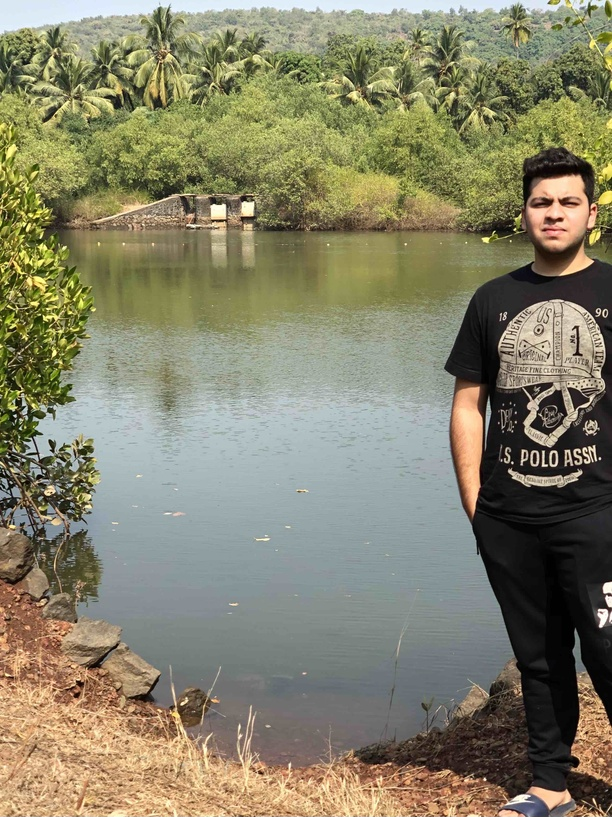
//> input picture images/align/md_rotate.jpg, 612 x 817 px, shrunk from 2546 x 3395 before the run
$ ./alignTest   (built with g++ and OpenCV 4)
//> lines starting //> are read from the running program, lines starting //| are printed output that depends on the picture
### src/imgLog/imgLog.hpp
#ifndef IMAGE_LOG_HPP
#define IMAGE_LOG_HPP

#include <string>
#include <opencv2/core/mat.hpp>
#include <opencv2/imgcodecs.hpp>

using namespace std;
using namespace cv;

class ImageLog {
    private:

    const string logDir;
    int counter;
    bool imgLog, addCounterToImageName;

    static ImageLog *logger;

    ImageLog();

    public:

    ~ImageLog();

    inline void enableLogging(bool imgLog_) {imgLog = imgLog_;}

    inline bool enabled() {return imgLog;}

    inline void shouldAddCounterToImageName(bool addCounterToImageName_) {
        addCounterToImageName = addCounterToImageName_;
    }

    void logImage(
        const Mat &image,
        const string imageName = "image"
    );

    static ImageLog& getLogger();
};

#endif

### src/align/align.hpp
#ifndef ALIGN_HPP
#define ALIGN_HPP

#include <opencv2/core/mat.hpp>
#include <utility/utility.hpp>

using namespace cv;

/** Maximum Number of Features */
const int MAX_FEATURES = 500;

/** Fraction of matches to remove */
const double GOOD_MATCH_PERCENT = 0.15f;

/**
 * Align the provided image with the referenced image. Each image
 * contains a person (different people most probably), bounding
 * boxes of the person in first image and bounding of the person
 * in the second image are also provided so that we may not consider
 * that region while aligning the provided image with the reference image.
 *
 * @param imgToAlign Image which is to be aligned, it is in BGR format, this
 * image is itself modified
 * @param imgReference Reference image, it is in BGR format
 * @param bodyAlign Bounding Box of the person in the image which is to be aligned
 * @param bodyReference Bounding Box of the person in the reference image
 */
void alignImage(
    Mat &imgToAlign,
    const Mat &imgReference,
    const BoundingBox &bodyAlign,
    const BoundingBox &bodyReference
);

#endif

### src/faceBodyDetect/haarCascade.hpp
#ifndef HAAR_CASCADE_HPP
#define HAAR_CASCADE_HPP

#include <opencv2/core/mat.hpp>
#include <opencv2/objdetect.hpp>
#include <string>
#include "faceBodyDetect/faceBodyDetection.hpp"
#include "utility/utility.hpp"

using namespace std;
using namespace cv;

/** Haar Cascade based Face Detection Algorithm */
class HaarCascade : public FaceBodyDetection {

	private:

	/** Location of Face Cascade in the Filesystem */
	const string faceCasecadeLoc;

	/** scaleFactor used in Haar-Cascade Detection */
	float scale;

	/** Face Cascade Classifier */
	CascadeClassifier faceCascade;

	public:

	/** Default Constructor */
	HaarCascade();

	/** Constructor with scale */
	HaarCascade(float scale);

	/** Destructor */
	virtual ~HaarCascade();

	/**
	 * Detect a Face and Body in the provided image
	 *
	 * @param img The image in BGR format
	 * @return Bounding Boxes for the Face and Body
	 */
	virtual FaceBodyBoundingBoxes detect(const Mat &img);
};

#endif

### src/utility/utility.hpp
#ifndef UTILITY_HPP
#define UTILITY_HPP

#include <opencv2/core/types.hpp>

struct Position {
    /** row and column */
    int r, c;

    /** Construct Position using row and column values */
    Position(int r_, int c_);

    /** Copy Constructor */
    Position(const Position &pos);

    /** Destructor */
    ~Position();

    /** Copy Assignment Operator */
    const Position& operator= (const Position &pos);

    /** Conversion to object of Opencv Point class */
    operator cv::Point();
};

struct BoundingBox {
    /** Top left and Bottom right positions */
    Position topLeft, bottomRight;

    /** Construct BoundingBox Top left and Bottom right positions */
    BoundingBox(
        const Position &topLeft_,
        const Position &bottomRight_
    );

    /** Copy Constructor */
    BoundingBox(const BoundingBox &boundingBox);

    /** Destructor */
    ~BoundingBox();

    /** Copy Assignment Operator */
    const BoundingBox& operator= (const BoundingBox &boundingBox);
};

struct FaceBodyBoundingBoxes {
    /** Bounding Boxes for Face and Body */
    BoundingBox face, body;

    /**
     * Construct FaceBodyBoundingBoxes using bounding boxes
     * for face and body
     */
    FaceBodyBoundingBoxes(
        const BoundingBox &face_,
        const BoundingBox &body_
    );

    /** Copy Constructor */
    FaceBodyBoundingBoxes(const FaceBodyBoundingBoxes &faceBody);

    /** Destructor */
    ~FaceBodyBoundingBoxes();

    /** Copy Assignment Operator */
    const FaceBodyBoundingBoxes& operator= (
        const FaceBodyBoundingBoxes &faceBody
    );
};

struct MatchedKeypoints {Position pos1, pos2;};

#endif

### src/faceBodyDetect/faceBodyDetection.hpp
#ifndef FACE_BODY_DETECTION_HPP
#define FACE_BODY_DETECTION_HPP

#include <opencv2/core/mat.hpp>
#include "utility/utility.hpp"

using namespace cv;

/** Face and Body Detection */
class FaceBodyDetection {

    public:

    /** Constructor */
    FaceBodyDetection() {}

    /** Virtual Destructor */
    virtual ~FaceBodyDetection() {}

    /**
     * Detect a Face and Body in the provided image
     *
     * @param img The image in BGR format
     * @return Bounding Boxes for the Face and Body
     */
    virtual FaceBodyBoundingBoxes detect(const Mat &img) = 0;
};

#endif

### src/faceBodyDetect/faceBodyDetect.hpp
#ifndef COLOR_CORRECT_HPP
#define COLOR_CORRECT_HPP

/**
 * This is the header file you want to import if you
 * want all the functionality of Face Body Detection
 */

#include <faceBodyDetect/faceBodyDetection.hpp>
#include <faceBodyDetect/haarCascade.hpp>

#endif

### src/imgLog/imgLog.cpp
#include <string>
#include <opencv2/core/mat.hpp>
#include <opencv2/imgcodecs.hpp>
#include <imgLog/imgLog.hpp>

using namespace std;
using namespace cv;

ImageLog* ImageLog::logger = nullptr;

ImageLog::ImageLog():
    logDir("logs/"), counter(0),
    imgLog(false), addCounterToImageName(true) {}

void ImageLog::logImage(
    const Mat &image,
    const string imageName
) {
    string addCounter = "";
    if(addCounterToImageName)
        addCounter += "_" + to_string(counter);

    if(imgLog)
        imwrite(logDir + imageName + addCounter + ".jpg", image);

    counter ++;
}

ImageLog& ImageLog::getLogger() {
    if(logger == nullptr)
        logger = new ImageLog();

    return *logger;
}

### src/utility/utility.cpp
#include <opencv2/core/types.hpp>
#include <utility/utility.hpp>

/** Position */

Position::Position(int r_, int c_):
    r(r_), c(c_) {}

Position::Position(const Position &pos):
    r(pos.r), c(pos.c) {}

Position::Position(): r(0), c(0) {}

Position::~Position() {}

const Position& Position::operator= (const Position &pos) {
    r = pos.r, c = pos.c;
    return *this;
}

Position::operator cv::Point() const {
    return cv::Point(c, r);
}

/** BoundingBox */

BoundingBox::BoundingBox(
    const Position &topLeft_,
    const Position &bottomRight_
):
    topLeft(topLeft_), bottomRight(bottomRight_) {}

BoundingBox::BoundingBox(const BoundingBox &boundingBox):
    topLeft(boundingBox.topLeft),
    bottomRight(boundingBox.bottomRight) {}

BoundingBox::BoundingBox() {}

BoundingBox::~BoundingBox() {}

const BoundingBox& BoundingBox::operator= (const BoundingBox &boundingBox) {
    topLeft = boundingBox.topLeft;
    bottomRight = boundingBox.bottomRight;
    return *this;
}

/** FaceBodyBoundingBoxes */

FaceBodyBoundingBoxes::FaceBodyBoundingBoxes(
    const BoundingBox &face_,
    const BoundingBox &body_
):
    face(face_), body(body_) {}

// [4 lines left out: function FaceBodyBoundingBoxes, not called in this run]

FaceBodyBoundingBoxes::FaceBodyBoundingBoxes() {}

FaceBodyBoundingBoxes::~FaceBodyBoundingBoxes() {}

const FaceBodyBoundingBoxes& FaceBodyBoundingBoxes::operator= (
    const FaceBodyBoundingBoxes &faceBody
) {
    face = faceBody.face;
    body = faceBody.body;
    return *this;
}

### src/faceBodyDetect/haarCascade.cpp
#include <opencv2/core/mat.hpp>
#include <opencv2/objdetect.hpp>
#include <opencv2/imgproc.hpp>
#include <iostream>
#include <algorithm>
#include <cassert>
#include "faceBodyDetect/haarCascade.hpp"

using namespace std;
using namespace cv;

HaarCascade::HaarCascade() : scale(1.27) {

	// path of the face cascade
	string faceCascadePath =
		"/usr/local/share/opencv4/"
		"haarcascades/haarcascade_frontalface_alt.xml";

	// load the face cascade
	assert (faceCascade.load(faceCascadePath));
}

// [10 lines left out: function HaarCascade, not called in this run]

HaarCascade::~HaarCascade() {}

/** Comparator for sorting rectangles based on area */
static bool comparator(Rect &recta, Rect &rectb) {
	return recta.height * recta.width > recta.height * rectb.width;
}

FaceBodyBoundingBoxes HaarCascade::detect(const Mat &img) {

	Mat imgGray;
	cvtColor(img, imgGray, COLOR_BGR2GRAY);
	equalizeHist(imgGray, imgGray);

	// Detect faces
	std::vector <Rect> faces;
	faceCascade.detectMultiScale(imgGray, faces, scale);
	sort(faces.begin(), faces.end(), comparator);

	assert (faces.size() > 0);

	Rect bigFace = faces[0];

	Position faceTopLeft (
		bigFace.y,
		bigFace.x
	);

	Position faceBottomRight (
		bigFace.y + bigFace.height - 1,
		bigFace.x + bigFace.width - 1
	);

	Position bodyTopLeft (
		bigFace.y - bigFace.height,
		bigFace.x - bigFace.width
	);

	Position bodyBottomRight (
		img.size().height - 1,
		bigFace.x + 2 * bigFace.width
	);

	FaceBodyBoundingBoxes faceBodyBoundingBoxes (
		BoundingBox(faceTopLeft, faceBottomRight),
		BoundingBox(bodyTopLeft, bodyBottomRight)
	);

	return faceBodyBoundingBoxes;
}

### src/align/align.cpp
#include <vector>
#include <algorithm>
#include <opencv2/core/mat.hpp>
#include <opencv2/calib3d.hpp>
#include <opencv2/xfeatures2d.hpp>
#include <opencv2/features2d.hpp>
#include <opencv2/imgproc.hpp>
#include <imgLog/imgLog.hpp>
#include <align/align.hpp>

using namespace std;
using namespace cv;

/**
 * Prunes keypoints which are present in the bounding box
 *
 * @param keypoints Vector of keypoints, this itself is modified
 * @param body Body bounding box
 */
void prunePoints(
    vector<KeyPoint> &keypoints,
    const BoundingBox &body
) {
    Point2f topLeft(body.topLeft.c, body.topLeft.r);
    Point2f bottomRight(body.bottomRight.c, body.bottomRight.r);

    vector<KeyPoint> keyOut;

    for(const KeyPoint &keypoint : keypoints) {
        Point2f point = keypoint.pt;
        // Keypoint must lie outside of bounding box
        if(
            topLeft.x > point.x || point.x > bottomRight.x
            ||
            topLeft.y > point.y || point.y > bottomRight.y
        )
            keyOut.push_back(keypoint);
    }

    keypoints = keyOut;
}

/**
 * Prune the matches by removing a fraction of the least matched matches
 *
 * @param matches Vector of matches, this itself is modified
 * @param pruneFraction Fraction of least matched matches to remove
 */
void pruneMatches(
    vector<DMatch> &matches,
    double pruneFraction
) {
    const int numGoodMatches =
        static_cast<int>(matches.size() * pruneFraction);

    sort(matches.begin(), matches.end());
    matches.erase(matches.begin() + numGoodMatches, matches.end());
}

/**
 * Perform keypoint detection using ORB algorithm and prune results
 * based on the provided bounding box for the person body
 *
 * @param orb ORB algorithm interface
 * @param image The image, it is a Grayscale image
 * @param body The body bounding box
 * @param keypoints Keypoints would be outputted in this variable
 * @param descriptors Descriptors would be outputted in this variable
 */
void keypointDetection(
    Ptr<Feature2D> &orb, Mat &image, const BoundingBox &body,
    vector<KeyPoint> &keypoints, Mat &descriptors
) {
    orb->detect(image, keypoints);
    prunePoints(keypoints, body);
    orb->compute(image, keypoints, descriptors);
}

/**
 * Performs Keypoint Matching using Brute Force Matching
 * and prunes least matched matches
 *
 * @param descriptors1 Descriptors of the first image
 * @param descriptors2 Descriptors of the second image
 * @param matches Matches would be outputted in this variable
 */
void keypointMatching(
    Mat &descriptors1,
    Mat &descriptors2,
    vector<DMatch> &matches
) {
    Ptr<DescriptorMatcher> matcher =
        DescriptorMatcher::create("BruteForce-Hamming");

    matcher->match(descriptors1, descriptors2, matches, Mat());
    pruneMatches(matches, GOOD_MATCH_PERCENT);
}

void alignImage(
    Mat &imgToAlign,
    const Mat &imgReference,
    const BoundingBox &bodyAlign,
    const BoundingBox &bodyReference
) {
    Mat imgToAlignGray, imgReferenceGray;
    cvtColor(imgToAlign, imgToAlignGray, COLOR_BGR2GRAY);
    cvtColor(imgReference, imgReferenceGray, COLOR_BGR2GRAY);

    Ptr<Feature2D> orb = ORB::create(MAX_FEATURES);

    vector<KeyPoint> keypoints1, keypoints2;
    Mat descriptors1, descriptors2;
    keypointDetection(orb, imgToAlignGray, bodyAlign, keypoints1, descriptors1);
    keypointDetection(orb, imgReferenceGray, bodyReference, keypoints2, descriptors2);

    if(ImageLog::getLogger().enabled()) {
        Mat keypointImageAlign, keypointImageReference;
        Scalar color (0, 0, 255);

        drawKeypoints(imgToAlign, keypoints1, keypointImageAlign, color);
        ImageLog::getLogger().logImage(keypointImageAlign, "imageToAlignKey");

        drawKeypoints(imgReference, keypoints2, keypointImageReference, color);
        ImageLog::getLogger().logImage(keypointImageReference, "imageReferenceKey");
    }

    vector<DMatch> matches;
    keypointMatching(descriptors1, descriptors2, matches);

    if(ImageLog::getLogger().enabled()) {
        Mat matchImage;
        drawMatches(
            imgToAlign, keypoints1, imgReference, keypoints2,
            matches, matchImage
        );
        ImageLog::getLogger().logImage(matchImage, "matchImage");
    }

    vector<Point2f> points1, points2;
    for(size_t i = 0; i < matches.size(); i++ ) {
        points1.push_back(keypoints1[matches[i].queryIdx].pt);
        points2.push_back(keypoints2[matches[i].trainIdx].pt);
    }

    Mat homography = findHomography(points1, points2, RANSAC);
    warpPerspective(imgToAlign, imgToAlign, homography, imgReference.size());

    ImageLog::getLogger().logImage(imgToAlign, "alignedImage");
}

### src/test/align/alignTest.cpp
#include <iostream>
#include <opencv2/core/mat.hpp>
#include <opencv2/imgcodecs.hpp>
#include <opencv2/highgui.hpp>
#include <faceBodyDetect/faceBodyDetect.hpp>
#include <align/align.hpp>

using namespace std;
using namespace cv;

int main() {

    Mat imgToAlign = imread("images/align/md_rotate.jpg", IMREAD_COLOR);
//> imgToAlign is the input picture: 817 rows x 612 cols, CV_8UC3; mean B, G, R 106, 130.6, 133.6
    Mat imgReference = imread("images/align/md.jpg", IMREAD_COLOR);
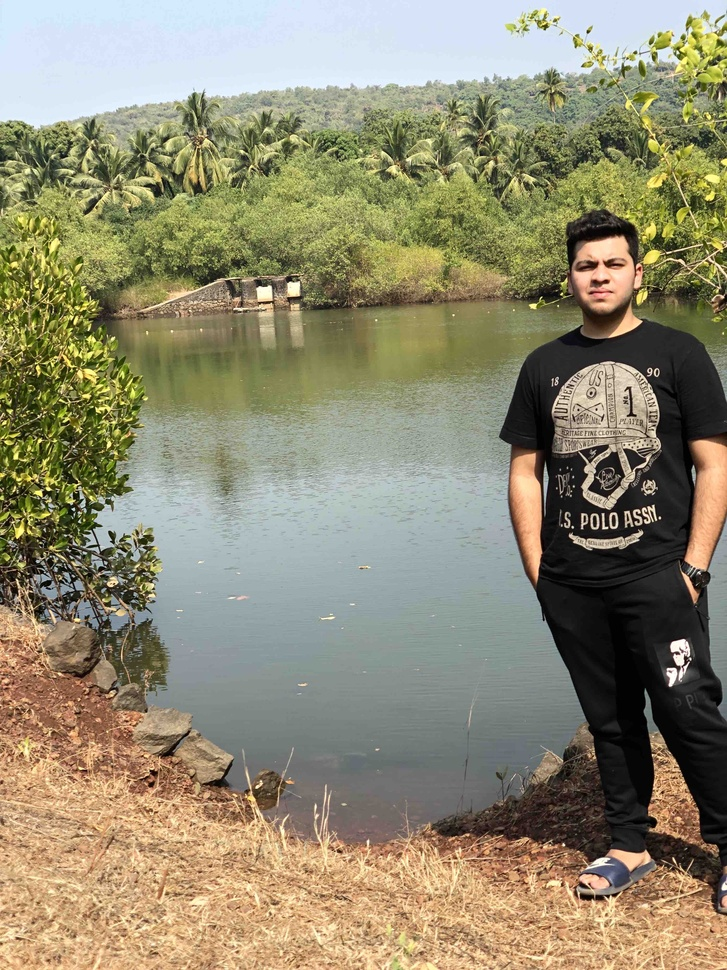
//> input picture images/align/md.jpg, 727 x 970 px, shrunk from 3024 x 4032 before the run
//> imgReference is the input picture: 970 rows x 727 cols, CV_8UC3; mean B, G, R 113.4, 138.7, 144.3

    assert (!imgToAlign.empty());
    assert (!imgReference.empty());

    Mat imageAlign = imgToAlign.clone();
    FaceBodyDetection *faceBodyDetection = new HaarCascade();
    FaceBodyBoundingBoxes faceBody1 = faceBodyDetection->detect(imageAlign);
//> in detect, `cvtColor(img, imgGray, COLOR_BGR2GRAY);`:
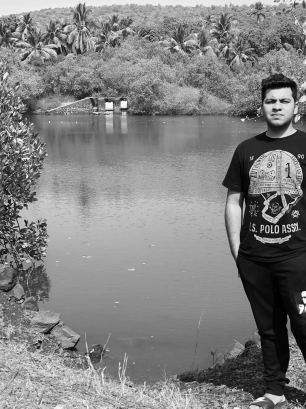
//> imgGray: 817 rows x 612 cols, CV_8UC1 (shown at 1/2 size); min 0, max 254, mean 128.7
//> in detect, `equalizeHist(imgGray, imgGray);`:
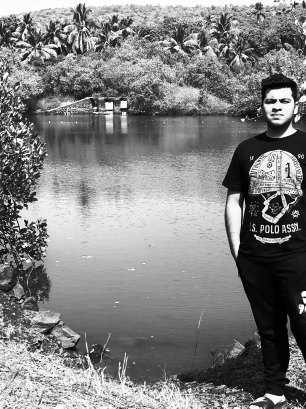
//> imgGray: 817 rows x 612 cols, CV_8UC1 (shown at 1/2 size); min 0, max 255, mean 128.2
//> in detect, `faceCascade.detectMultiScale(imgGray, faces, scale);`: faces = 1 Rect (x, y, width, height): [520, 175, 70, 70]
//> in detect, `Rect bigFace = faces[0];`: bigFace = Rect(520, 175, 70, 70)
    FaceBodyBoundingBoxes faceBody2 = faceBodyDetection->detect(imgReference);
//> in detect (call 2), `cvtColor(img, imgGray, COLOR_BGR2GRAY);`:
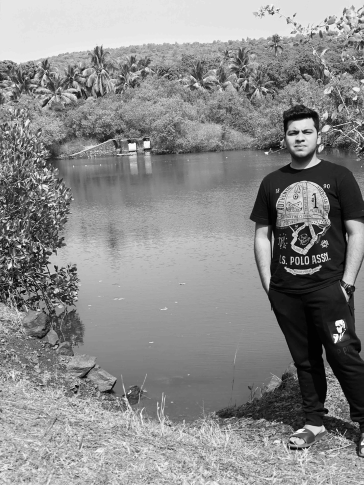
//> imgGray: 970 rows x 727 cols, CV_8UC1 (shown at 1/2 size); min 0, max 255, mean 137.5
//> in detect (call 2), `equalizeHist(imgGray, imgGray);`:
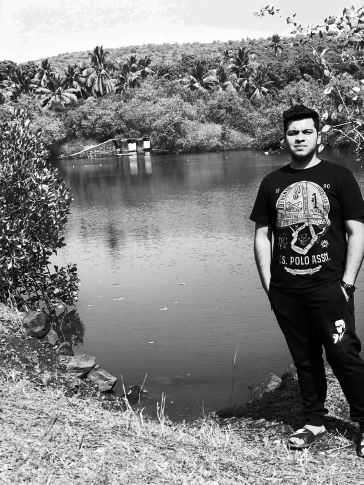
//> imgGray: 970 rows x 727 cols, CV_8UC1 (shown at 1/2 size); min 0, max 255, mean 128.3
//> in detect (call 2), `faceCascade.detectMultiScale(imgGray, faces, scale);`: faces = 1 Rect (x, y, width, height): [563, 236, 75, 75]
//> in detect (call 2), `Rect bigFace = faces[0];`: bigFace = Rect(563, 236, 75, 75)
    delete faceBodyDetection;

    alignImage(imageAlign, imgReference, faceBody1.body, faceBody2.body);
//> in keypointDetection, `orb->detect(image, keypoints);`: keypoints = 500 keypoints; strongest (x, y, size): (579, 451, 31), (577, 452, 31), (545, 463, 31), (554, 451, 31)
//> in prunePoints, `Point2f topLeft(body.topLeft.c, body.topLeft.r);`: topLeft = Point(450, 105)
//> in prunePoints, `Point2f bottomRight(body.bottomRight.c, body.bottomRight.r);`: bottomRight = Point(660, 816)
//> the loop in prunePoints, `for(const KeyPoint &keypoint : keypoints)` made 500 passes
//> keypoint on passes 1 to 3: keypoint at (512, 463), size 31, keypoint at (579, 451), size 31, keypoint at (545, 463), size 31
//> after the loop in prunePoints, `for(const KeyPoint &keypoint : keypoints)`: keyOut = 236 keypoints; strongest (x, y, size): (34, 451, 31), (43, 317, 31), (223, 204, 31), (45, 493, 31)
//> in prunePoints, `keypoints = keyOut;`: keypoints has the same summary as keyOut
//> in keypointDetection, `prunePoints(keypoints, body);`: keypoints has the same summary as keyOut in prunePoints
//> in alignImage, `keypointDetection(orb, imgToAlignGray, bodyAlign, keypoints1, descript..`: keypoints1 has the same summary as keyOut in prunePoints
//> in keypointDetection (call 2), `orb->detect(image, keypoints);`: keypoints = 500 keypoints; strongest (x, y, size): (645, 520, 31), (638, 511, 31), (614, 513, 31), (605, 525, 31)
//> the loop in prunePoints (call 2), `for(const KeyPoint &keypoint : keypoints)` made 500 passes
//> keypoint on passes 1 to 3: keypoint at (628, 519), size 31, keypoint at (565, 412), size 31, keypoint at (669, 685), size 31
//> after the loop in prunePoints (call 2), `for(const KeyPoint &keypoint : keypoints)`: keyOut = 129 keypoints; strongest (x, y, size): (48, 490, 31), (269, 287, 31), (40, 439, 31), (38, 367, 31)
//> in prunePoints (call 2), `keypoints = keyOut;`: keypoints has the same summary as keyOut
//> in keypointDetection (call 2), `prunePoints(keypoints, body);`: keypoints has the same summary as keyOut in prunePoints
//> in alignImage, `keypointDetection(orb, imgReferenceGray, bodyReference, keypoints2, de..`: keypoints2 has the same summary as keyOut in prunePoints
//> in keypointMatching, `matcher->match(descriptors1, descriptors2, matches, Mat());`: matches = 236 matches
//> in pruneMatches, `const int numGoodMatches = static_cast<int>(matches.size() * pruneFrac..`: numGoodMatches = 35
//> in pruneMatches, `matches.erase(matches.begin() + numGoodMatches, matches.end());`: matches = 35 matches
//> the loop in alignImage, `for(size_t i = 0; i < matches.size(); i++ )` made 35 passes
//> in alignImage, `Mat homography = findHomography(points1, points2, RANSAC);`: homography = [[1.03, 0.0671, 31.69], [-0.035, 1.05, 86.31], [4.72e-05, 5.14e-05, 1]]
//> in alignImage, `warpPerspective(imgToAlign, imgToAlign, homography, imgReference.size(..`:
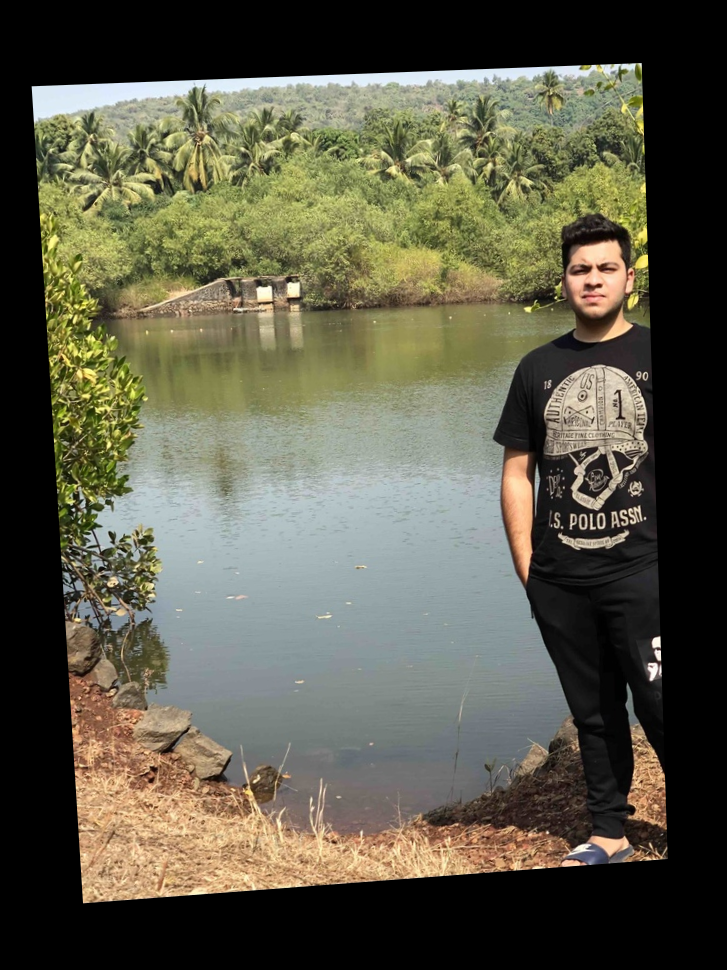
//> imgToAlign: 970 rows x 727 cols, CV_8UC3; mean B, G, R 72.7, 89.9, 91.9

    imshow("Aligned Image", imageAlign);
    imshow("Original Image", imgToAlign);
    (void) waitKey(0);

    return 0;
}
